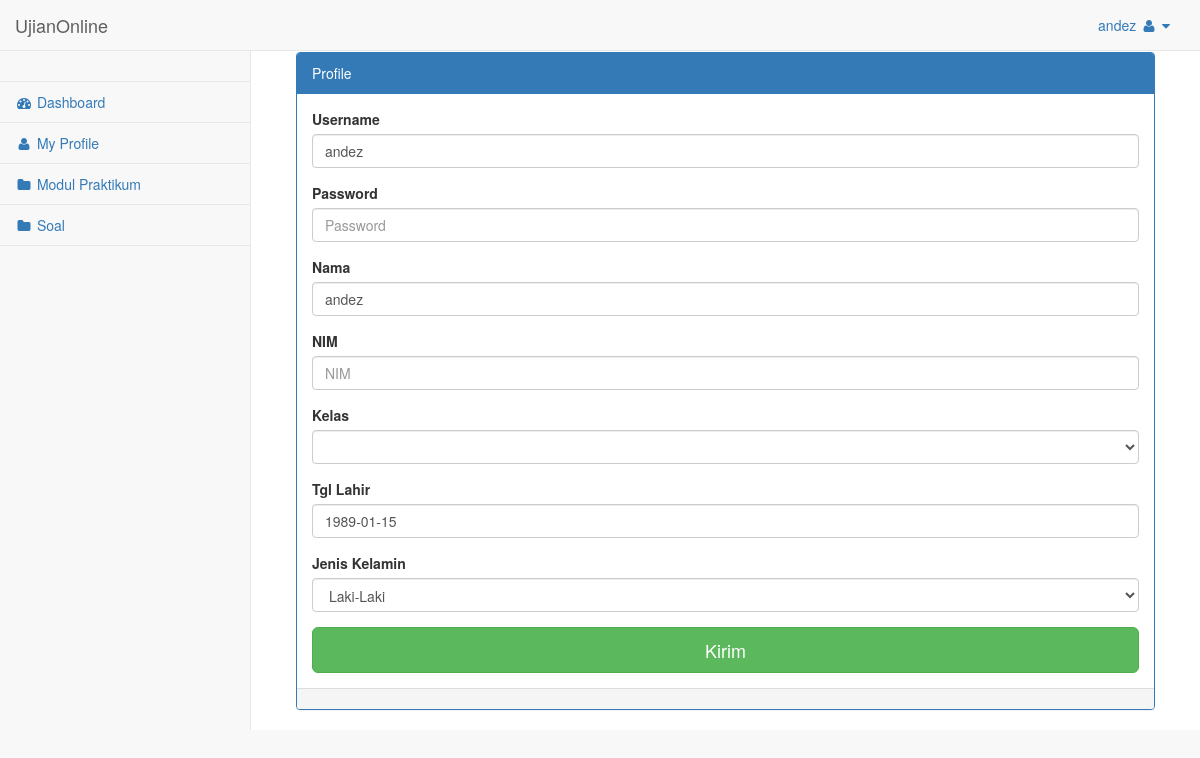
The page /media.php?hal=profiluser (signed in) on the database its author committed.
### tables this page shows
CREATE TABLE `tbl_user` (
  `id_user` int(11) NOT NULL,
  `username` varchar(40) NOT NULL,
  `password` varchar(100) NOT NULL,
  `nama` text NOT NULL,
  `tgl_lahir` varchar(30) NOT NULL,
  `jk` varchar(20) NOT NULL,
  `agama` varchar(40) NOT NULL,
  `kwgn` varchar(40) NOT NULL,
  `nama_ayah` varchar(40) NOT NULL,
  `nama_ibu` varchar(40) NOT NULL,
  `pekerjaan_ayah` varchar(40) NOT NULL,
  `pekerjaan_ibu` varchar(40) NOT NULL,
  `sekolah_asal` varchar(50) NOT NULL,
  `telp` varchar(13) NOT NULL,
  `alamat` text NOT NULL,
  `statusaktif` enum('Y','N') NOT NULL DEFAULT 'Y'
);

### profileuser.php (the view, shortened to what this page needs)
  <div id="page-wrapper">
            <div class="container-fluid">
                <div class="row">
                    <div class="col-lg-12">
                    </div>
                </div>
                <div class="row">
                    <div class="col-lg-12">
                    <div class="panel panel-primary">
                        <div class="panel-heading">
                           Profile
                        </div>
                        <div class="panel-body">
<?php
	include "config/koneksi.php";
	$qry=mysqli_query($config,"SELECT * FROM tbl_user WHERE id_user='$_SESSION[iduser]'");
	$t=mysqli_fetch_array($qry);
?>
<form name="form1" method="post" action="">
  <div class="form-group">
                                    <label>Username</label>
                                    <input type="text" class="form-control" id="username" name="username" placeholder="Username" value="<?php echo $t['username'] ?>">
                                </div>
                                <div class="form-group">
                                    <label>Password</label>
                                    <input type="password" id="password" name="password" class="form-control" placeholder="Password">
                                </div>
                                <div class="form-group">
                                    <label>Nama</label>
                                    <input type="text" class="form-control" id="nama" name="nama" placeholder="Nama" value="<?php echo $t['nama'] ?>">
                                </div>
                                <div class="form-group">
                                    <label>NIM</label>
                                    <input type="number" class="form-control" id="nim" name="nim" placeholder="NIM" value="<?php echo $t['nim'] ?>">
                                </div>
                                <div class="form-group">
                                    <label>Kelas</label>
                                    <select name="kelas" id="kelas" class="form-control" >
                                      <option selected><?php echo $t['kelas'] ?></option>
                                      <option>---Pilih---</option>
                                    </select>
                                </div>
                                <div class="form-group">
                                    <label>Tgl Lahir</label>
                                    <input type="text" class="form-control" id="tgl_lahir" name="tgl_lahir" placeholder="YYYY-MM-DD" value="<?php echo $t['tgl_lahir'] ?>">
                                </div>
                                <div class="form-group">
                                    <label>Jenis Kelamin</label>
                                    <select name="jk" id="jk" class="form-control">
                                      <option selected><?php echo $t['jk'] ?></option>
                                    </select>
                                </div>
                                <input type="submit"  class="btn btn-lg btn-success btn-block" name="submit" value="Kirim">
</form>
 </div>
                        <div class="panel-footer">
                        </div>
                    </div>
                    </div>
                </div>
            </div>
        </div>

### media.php (shortened to what this page needs)
<!DOCTYPE html>
<html lang="en">
<head>
    <link href="vendor/bootstrap/css/bootstrap.min.css" rel="stylesheet">
    <link href="vendor/metisMenu/metisMenu.min.css" rel="stylesheet">
    <link href="dist/css/sb-admin-2.css" rel="stylesheet">
    <link href="dist/css/bootstrap-table.css" rel="stylesheet">
    <link href="dist/css/datepicker.css" rel="stylesheet">
    <link href="vendor/morrisjs/morris.css" rel="stylesheet">
    <link href="vendor/font-awesome/css/font-awesome.min.css" rel="stylesheet" type="text/css">
</head>
<body>
    <div id="wrapper">
        <?php
            include "content.php";
        ?>
    </div>
</body>
</html>

### content.php
<?php
include "config/koneksi.php";
if ($_GET[hal]=="soal") {
	include "sidebar.php";
	include "soal.php";
}
elseif ($_GET[hal]=="home") {
	include "sidebar.php";
	include "home.php";
}
elseif ($_GET[hal]=="soal_akhir") {
	include "sidebar.php";
	include "soal_akhir.php";
}
elseif ($_GET[hal]=="listmodul") {
	include "sidebar.php";
	include "listmodul.php";
}
elseif ($_GET[hal]=="modulprak") {
	include "sidebar.php";
	include "modulprak.php";
}
elseif ($_GET[hal]=="register") {
	include "sidebar.php";
	include "register.php";
}
elseif ($_GET[hal]=="formlogin") {
	include "sidebar.php";
	include "formlogin.php";
}
elseif ($_GET[hal]=="jawaban") {
	include "sidebar.php";
	include "jawaban.php";
}
elseif ($_GET[hal]=="jawaban_akhir") {
	include "sidebar.php";
	include "jawaban_akhir.php";
}
elseif ($_GET[hal]=="profiluser") {
	include "sidebar.php";
	include "profileuser.php";
}
elseif ($_GET[hal]=="profil") {
	include "sidebar.php";
	$sql  = mysql_query("SELECT * FROM modul WHERE id_modul='2'");
    $r    = mysql_fetch_array($sql);
	echo "<div style='text-align:center'><img src='foto/$r[gambar]' width='260' height='260' align='center'></div>";
	echo "$r[isi_modul]";
}
elseif ($_GET[hal]=="panduan") {
	include "sidebar.php";
	$sql  = mysql_query("SELECT * FROM modul WHERE id_modul='3'");
    $r    = mysql_fetch_array($sql);
	echo "<div align='center'><img src='foto/$r[gambar]' width='160' height='160'></div>";
	echo "$r[isi_modul]";
}
else {
	include "sidebar.php";
	$sql  = mysql_query("SELECT * FROM modul WHERE id_modul='1'");
    $r    = mysql_fetch_array($sql);
	echo "<img src='foto/$r[gambar]' width='160' height='160' align='left'>";
	echo "$r[isi_modul]";
}
?>

### sidebar.php (shortened to what this page needs)
<nav class="navbar navbar-default navbar-static-top" role="navigation" style="margin-bottom: 0">
    <div class="navbar-header">
        <a class="navbar-brand" href="#">UjianOnline</a>
    </div>
    <ul class="nav navbar-top-links navbar-right">
        <li class="dropdown">
            <a class="dropdown-toggle" data-toggle="dropdown" href="#">
                <?php echo $_SESSION[username] ?>
                <i class="fa fa-user fa-fw"></i> <i class="fa fa-caret-down"></i>
            </a>
        </li>
    </ul>
    <div class="navbar-default sidebar" role="navigation">
        <div class="sidebar-nav navbar-collapse">
            <ul class="nav" id="side-menu">
                <li class="sidebar-search">
                </li>
                <li >
                    <a href="?hal=home"><i class="fa fa-dashboard fa-fw"></i> Dashboard</a>
                </li>
                 <li>
                    <a href="?hal=profiluser"><i class="fa fa-user fa-fw"></i> My Profile</a>
                </li>
                <li>
                    <a href="?hal=modulprak"><i class="fa fa-folder fa-fw"></i> Modul Praktikum</a>
                </li>
                <li>
                    <a href="?hal=listmodul"><i class="fa fa-folder fa-fw"></i> Soal</a>
                </li>
            </ul>
        </div>
    </div>
</nav>

### rows shown on the page
tbl_user: username "andez", nama "andez", tgl_lahir "1989-01-15", jk "Laki-Laki"

### other values the page prints
$_SESSION[username] "andez"
